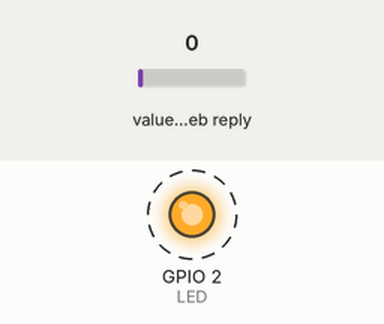
This program was run on a simulated ESP32. Shown: output pins drawn as LEDs (lit = HIGH). Dashed ring = blinking. Inputs (shaded band) come from the test bench; at power-on: value in the web reply 0. WiFi joins after 1.5 s; servers stay silent unless stated; web services answer with replies made up by the test bench; what the program prints to the serial monitor is not drawn.

Above: at 0.2 s.
Timing chart, 0 to 3.0 s (numbered marks = the images above):
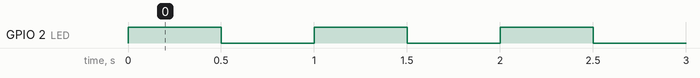

Measured:
- by itself, GPIO 2 (LED): alternates HIGH for 0.50 s and LOW for 0.50 s

The program:

main.cpp
```cpp
#include <Arduino.h>
#include <HTTPClient.h>
#include "WiFi.h"
#include "ESPAsyncWebServer.h"
#include "ThingSpeak.h"
#include <string>
#include <iostream>
#include <ArduinoJson.h>

// Set your access point network credentials
const char* ssid = "***********";   // your network SSID (name)
const char* password = "***********";   // your network password

WiFiClient  client;

AsyncWebServer server(80);

unsigned long myChannelNumber = 1683811;
const char * myWriteAPIKey = "***********";
const char * myReadAPIKey = "***********";

String serverName = "https://api.thingspeak.com/channels/1683811/feeds.json?api_key=RRIA1L2JRSG0KSWJ&results=1";

#define LED 2
bool ledState;

String decodeJSON(char *json, String field);

QueueHandle_t xQueue1;
SemaphoreHandle_t xSemaphoreSerialWrite;

void serialWrite(void * parameter){
  uint32_t num_to_send = 0;
  char data_serial[4];
  for(;;){
    if(xSemaphoreTake(xSemaphoreSerialWrite, 0) == pdTRUE ){
      xQueueReceive(xQueue1, &(num_to_send), 0);
      if(Serial.availableForWrite()){
        data_serial[0] = (num_to_send >> 24)& 0xFF;
        data_serial[1] = (num_to_send >> 16) & 0xFF;
        data_serial[2] = (num_to_send >> 8) & 0xFF;
        data_serial[3] = (num_to_send) & 0xFF;

        Serial.write(data_serial, 4);
      }
    }
    vTaskDelay(20 / portTICK_PERIOD_MS);
  }
}

void toggleLED(void * parameter){
  for(;;){
    digitalWrite(LED, HIGH);
    ledState = true;
    vTaskDelay(500 / portTICK_PERIOD_MS);
    digitalWrite(LED, LOW);
    ledState = false;
    vTaskDelay(500 / portTICK_PERIOD_MS);
  }
}

void wifiUpdate(void * parameter){
  uint32_t number_read = 555555;
  for(;;){
    if(WiFi.status() != WL_CONNECTED){
      WiFi.begin(ssid, password);
    }else{
      HTTPClient http;
      http.begin(serverName.c_str());
      if(http.GET() == 200){
        String payload = http.getString();
        char* char_arr = &payload[0];
        http.end();

        String tmp_strr = decodeJSON(char_arr, "field2");
        number_read = atoi(tmp_strr.c_str());

        xQueueSend( xQueue1, ( void * ) &number_read, ( TickType_t ) 0 );
        xSemaphoreGive(xSemaphoreSerialWrite);
      }
    }

    vTaskDelay(30000 / portTICK_PERIOD_MS);
  }
}

String test() {
  Serial.println("http get");
  if(ledState)
    return String("LED ON");
  else
    return String("LED OFF");
}

void setup() {
  Serial.begin(115200);

  WiFi.mode(WIFI_STA);

  ThingSpeak.begin(client);  // Initialize ThingSpeak

  pinMode(LED, OUTPUT);

  xQueue1 = xQueueCreate( 1, sizeof(uint32_t));
  xSemaphoreSerialWrite = xSemaphoreCreateBinary();

  xTaskCreate(
    toggleLED,       // Function that should be called
    "Toggle LED",    // Name of the task (for debugging)
    1000,            // Stack size (bytes)
    NULL,            // Parameter to pass
    1,               // Task priority
    NULL             // Task handle
  );

  xTaskCreate(
    serialWrite,       // Function that should be called
    "Serial Write",    // Name of the task (for debugging)
    1000,            // Stack size (bytes)
    NULL,            // Parameter to pass
    1,               // Task priority
    NULL             // Task handle
  );

  xTaskCreatePinnedToCore(
    wifiUpdate,       // Function that should be called
    "WiFi Update",    // Name of the task (for debugging)
    5000,            // Stack size (bytes)
    NULL,            // Parameter to pass
    1,               // Task priority
    NULL,             // Task handle
    CONFIG_ARDUINO_RUNNING_CORE
  );

}

void loop() {

}

String decodeJSON(char *json, String field) {
  StaticJsonBuffer<3*1024> jsonBuffer;

  JsonObject& root = jsonBuffer.parseObject(json); // Parse JSON
  if (!root.success()) {
  }
  JsonObject& root_data = root["channel"]; // Begins and ends within first set of { }
  String id   = root_data["id"];
  String name = root_data["name"];
  String field1_name = root_data["field1"];
  String datetime    = root_data["updated_at"];

  for (int result = 0; result < 5; result++){
    JsonObject& channel = root["feeds"][result]; // Now we can read 'feeds' values and so-on
    String entry_id     = channel["entry_id"];
    String field1value  = channel["field2"];

    return field1value;
  }
}
```
